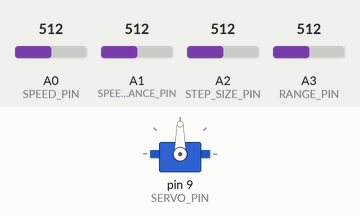
This sketch was run on a simulated Arduino Uno, built with avr-gcc and run on an emulated ATmega328P. Parts: servo. The test bench sets the inputs (shaded band); at power-on: A2 (STEP_SIZE_PIN) = 512, A3 (RANGE_PIN) = 512, A0 (SPEED_PIN) = 512, A1 (SPEED_VARIANCE_PIN) = 512. Random numbers use the default seed unless the sketch sets one.

Above: at 6.0 s.
6.1 s: A2 (STEP_SIZE_PIN) set to 992
At 9.6 s:
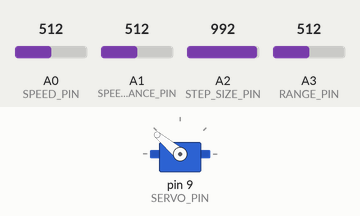
9.7 s: A3 (RANGE_PIN) set to 90
At 11.7 s:
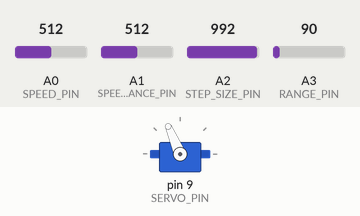
13.3 s: A0 (SPEED_PIN) set to 90
At 14.2 s:
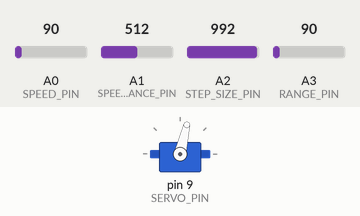
16.9 s: A1 (SPEED_VARIANCE_PIN) set to 90
20.4 s: A1 (SPEED_VARIANCE_PIN) set to 716
23.9 s: A3 (RANGE_PIN) set to 306
At 27.4 s:
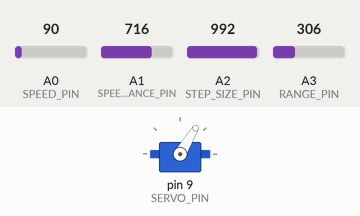
Timing chart, 0 to 28.5 s (numbered marks = the images above; inputs shaded):
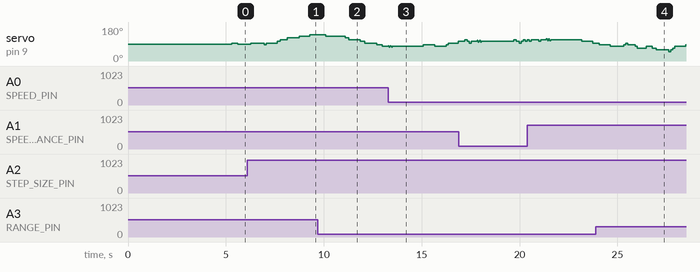

The sketch:

FootworkTrainer.ino
```cpp
#include <Servo.h>

Servo myservo;

int SERVO_PIN = 9;
int SPEED_PIN = 0;
int SPEED_VARIANCE_PIN = 1;
int STEP_SIZE_PIN = 2;
int RANGE_PIN = 3;

float limitDenominator = 1024/60;

int midPoint = 90;
int limitMin = 15;
int pos = 90;
int delayStep = 200;
int speedLimit = 100;

boolean firstPass = true;

void setup()
{
  myservo.attach(SERVO_PIN);
}

void loop()
{
  myservo.write(pos);

  if (firstPass) {
    delay(5000);
    firstPass = false;
  }

  long lungeSeed = random(10);
  if (lungeSeed == 1) {
    delay(300);
    myservo.write(pos + 5);
    delay(30);
    myservo.write(pos);
    delay(30);
    myservo.write(pos - 5);
    delay(30);
    myservo.write(pos);
    delay(30);
    myservo.write(pos + 5);
    delay(30);
    myservo.write(pos);
    delay(30);
    myservo.write(pos - 5);
    delay(30);
    myservo.write(pos);
    delay(1500);
    return;
  }

  int stepSize = (int) (analogRead(STEP_SIZE_PIN) / 100);
  stepSize = max(stepSize, 1);

  int limit = (int) (analogRead(RANGE_PIN) / limitDenominator);

  int nextStep;
  if (pos <= (midPoint - limit - limitMin)) {
    nextStep = stepSize;
  } else if (pos >= (midPoint + limit + limitMin)) {
    nextStep = -1 * stepSize;
  } else {
    long seed = random(2);
    if (seed == 1) {
      nextStep = stepSize;
    } else {
      nextStep = -1 * stepSize;
    }
  }
  pos = pos + nextStep;

  int delayTime = analogRead(SPEED_PIN);
  int timeVariance = (int) random(analogRead(SPEED_VARIANCE_PIN));
  long seed = random(2);
  if (seed == 1) {
    delayTime = delayTime + timeVariance;
  } else {
    delayTime = delayTime - timeVariance;
  }

  delay(max(delayTime, speedLimit));
}
```
